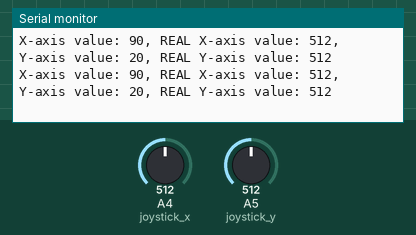
This sketch was run on a simulated Arduino Uno, built with avr-gcc and run on an emulated ATmega328P. On the bench: the last lines printed to the serial monitor. Inputs (shaded band) come from the test bench; at power-on: A4 (joystick_x) = 512, A5 (joystick_y) = 512.

Above: at 1.2 s.
1.3 s: A4 (joystick_x) set to 551
At 1.46 s:
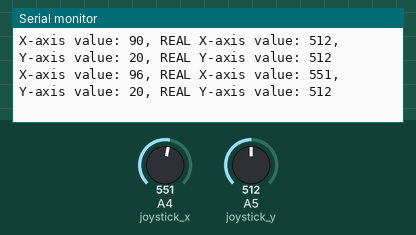
4.3 s: A4 (joystick_x) set to 578
At 4.35 s:
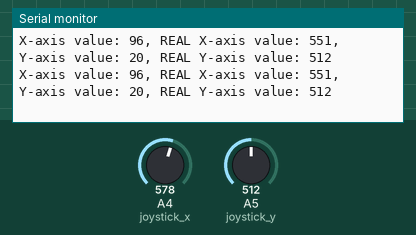
7.3 s: A5 (joystick_y) set to 488
At 7.35 s:
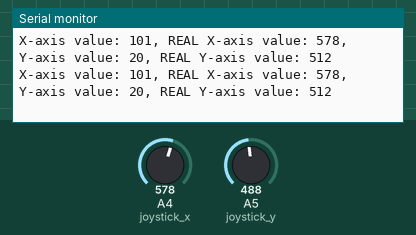
10.3 s: A5 (joystick_y) set to 460
At 10.36 s:
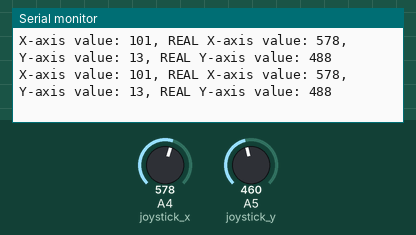
Timing chart, 0 to 13.3 s (numbered marks = the images above; inputs shaded):
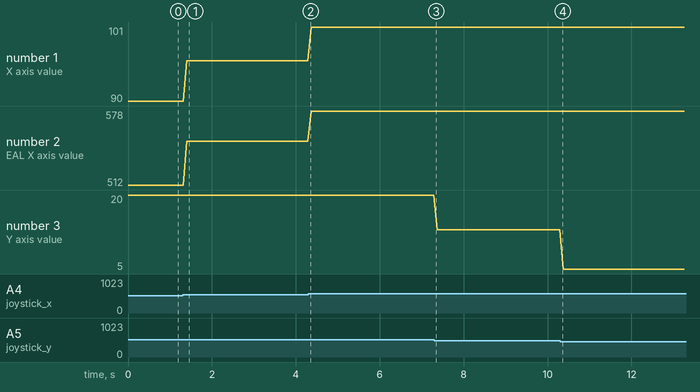

The sketch:

joystick_testing.ino
```cpp
const int joystick_x = A4;
const int joystick_y = A5;

// constants for mapping function
const int JOYSTICK_MIN = 0;
const int JOYSTICK_MAX = 1023;  // analogRead gives values 0-1023
const int SERVO_MIN = 0;
const int SERVO_MAX = 180;  // 180  degrees max servo deflection
const int MOTOR_MIN = 20;
const int MOTOR_MAX = 170;     // digitalRead gives values 0-255
const int THROTTLE_MIN = 512;  //neutral joystick y-axis = off position/zero throttle, less than neutral still returns zero throttle

// constants for dead stick position with joystick
const int LOWER_CENTER_BOUND = 502;
const int UPPER_CENTER_BOUND = 506;
const int CENTER_JOYSTICK_POSITION = 512;

int joystick_x_map = 0;
int joystick_y_map = 0;

void setup() {
  // put your setup code here, to run once:
  pinMode(joystick_x, INPUT);
  pinMode(joystick_y, INPUT);
  Serial.begin(9600);
}

void loop() {
  // put your main code here, to run repeatedly:
  int x_joy = analogRead(joystick_x);
  int y_joy = analogRead(joystick_y);

  // if (y_joy <= 512) {
  //   y_joy = 512;  // contrains y-axis values for throttle from neutral to MAX position. Joystick y-axis values below the neutral position will still result in an analog value of 512.
  // }

  // if (UPPER_CENTER_BOUND >= x_joy && x_joy >= LOWER_CENTER_BOUND) { // neutral binds joystick x-axis to account for jitter/offset
  //   x_joy = CENTER_JOYSTICK_POSITION;
  // }

  joystick_x_map = map(x_joy, JOYSTICK_MIN, JOYSTICK_MAX, SERVO_MIN, SERVO_MAX);
  joystick_y_map = map(y_joy, THROTTLE_MIN, JOYSTICK_MAX, MOTOR_MIN, MOTOR_MAX);


  Serial.print("X-axis value: ");
  Serial.print(joystick_x_map);
  Serial.print(", REAL X-axis value: ");
  Serial.print(x_joy);
  Serial.print(", Y-axis value: ");
  Serial.print(joystick_y_map);
  Serial.print(", REAL Y-axis value: ");
  Serial.println(y_joy);
}
```

Measured:
- after the input at 1.3 s, the serial monitor: prints a new line after 0.10 s (image 1)
- plotted number 1: 90 → 96 after the input at 1.3 s, 96 → 101 after the input at 4.3 s
- plotted number 2: 512 → 551 after the input at 1.3 s, 551 → 578 after the input at 4.3 s
- plotted number 3: 20 → 13 after the input at 7.3 s, 13 → 5 after the input at 10.3 s
